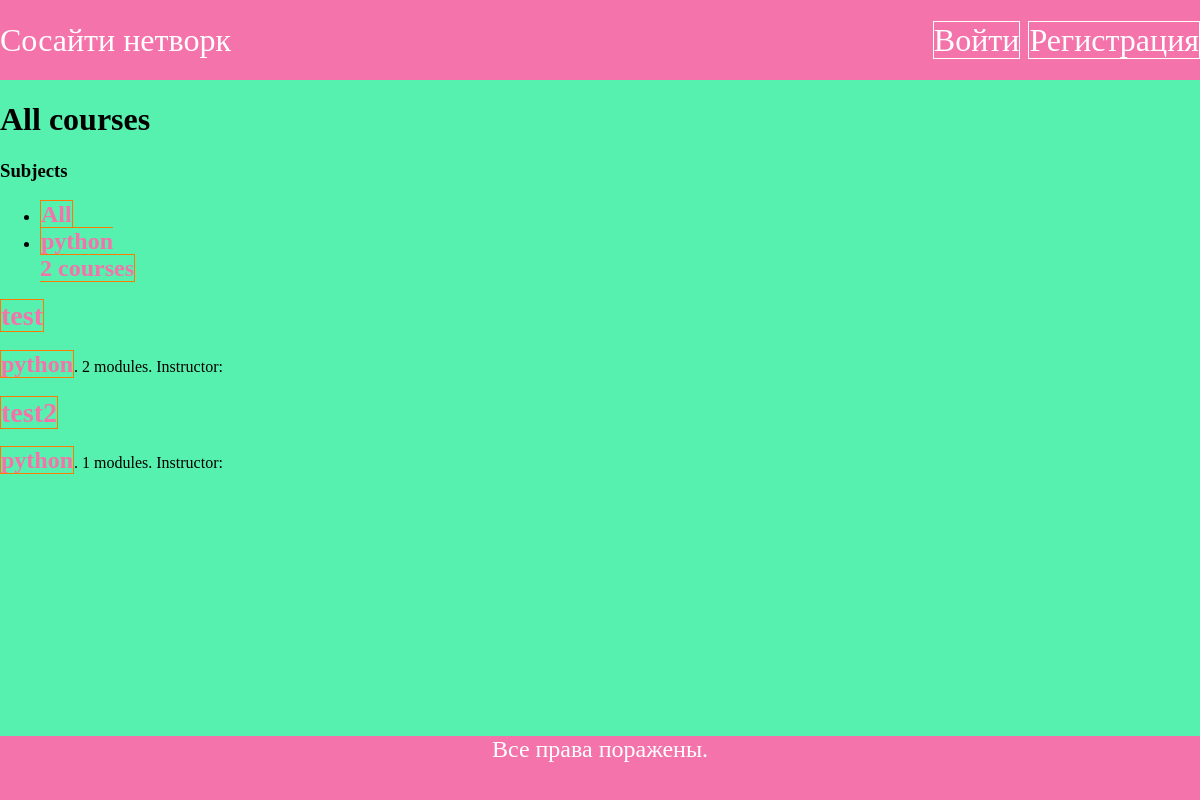
Page /edu/ on the committed database.
### courses/models.py (models this page shows, shortened)
class Subject(models.Model):
    title = models.CharField(max_length=200)
    slug = models.SlugField(max_length=200, unique=True)
    class Meta:
        ordering = ['title']
    def __str__(self):
        return self.title

class Course(models.Model):
    owner = models.ForeignKey(User,
                              related_name='courses_created',
                              on_delete=models.CASCADE)
    subject = models.ForeignKey(Subject,
                                related_name='courses',
                                on_delete=models.CASCADE)
    title = models.CharField(max_length=200)
    slug = models.SlugField(max_length=200, unique=True)
    overview = models.TextField()
    created = models.DateTimeField(auto_now_add=True)
    students = models.ManyToManyField(User,
                                      related_name='courses_joined',
                                      blank=True)
    class Meta:
        ordering = ['-created']

### courses/views.py (the view)
# urls.py: path('edu/', CourseListView.as_view(), name='course_list'),
class CourseListView(TemplateResponseMixin, View):
    model = Course
    template_name = 'courses/course/list.html'
    def get(self, request, subject=None):
        subjects = Subject.objects.annotate(
                            total_courses=Count('courses'))
        courses = Course.objects.annotate(
                           total_modules=Count('modules'))
        if subject:
            subject = get_object_or_404(Subject, slug=subject)
            courses = courses.filter(subject=subject)
        return self.render_to_response({'subjects': subjects,
                                        'subject': subject,
                                        'courses': courses})

### courses/templates/courses/course/list.html (shortened to what this page needs)
{% extends "account/base.html" %}
{% block content %}
  <h1>
    {% if subject %}
      {{ subject.title }} courses
    {% else %}
      All courses
    {% endif %}
  </h1>
  <div class="contents">
    <h3>Subjects</h3>
    <ul id="modules">
      <li {% if not subject %}class="selected"{% endif %}>
        <a href="{% url "course_list" %}">All</a>
      </li>
      {% for s in subjects %}
        <li {% if subject == s %}class="selected"{% endif %}>
          <a href="{% url "course_list_subject" s.slug %}">
            {{ s.title }}
            <br><span>{{ s.total_courses }} courses</span>
          </a>
        </li>
      {% endfor %}
    </ul>
  </div>
  <div class="module">
    {% for course in courses %}
      {% with subject=course.subject %}
        <h3>
          <a href="{% url "course_detail" course.slug %}">
            {{ course.title }}
          </a>
        </h3>
        <p>
          <a href="{% url "course_list_subject" subject.slug %}">{{ subject }}</a>.
            {{ course.total_modules }} modules.
            Instructor: {{ course.owner.get_full_name }}
        </p>
      {% endwith %}
    {% endfor %}
  </div>
{% endblock %}

### account/static/account/css/style.css (style rules this page uses)
html { overflow-x: hidden; width: 100%; }
body { margin: 0; background-color:#57f1af; min-height: 100vh; position: relative; height: 100%; }
a { text-decoration: none; }
.main a { font-size: 1.5em; border: rgb(255, 123, 0) solid 1px; color: #f473ab; font-weight: 900; }

### rows in the picture
Subject: title "python", total_courses "2"
Course: title "test", subject "python", total_modules "2"
Course: title "test2", subject "python", total_modules "1"
